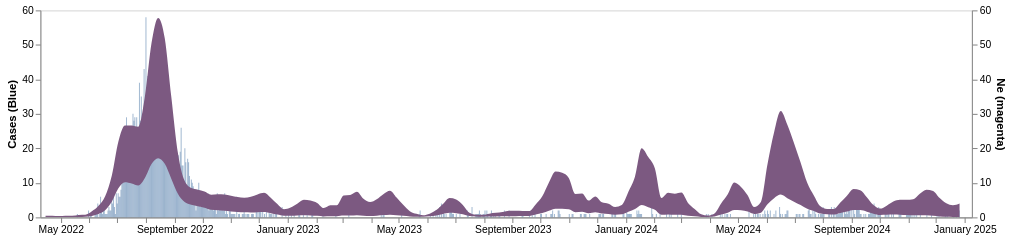

Here is the notebook cell this chart was saved with:
### Code cell
cases = alt.Chart(la_mpox_cases_df).mark_bar(interpolate='monotone', opacity = 0.5, size = 1).encode(
    alt.X('date:T', axis=alt.Axis(title="", tickCount = "month",grid=False, format="%B %Y")),
    alt.Y('cases',axis=alt.Axis(title="Cases (Blue)", grid=False))
).properties(
    width=900,
    height=200
)

(cases + line_ne).resolve_scale(y = "independent")

### Figure 1 — Vega-Lite specification as saved in the notebook (floating-point values rounded to 4 significant figures; data arrays with more than 128 entries replaced by an {"elided": "..."} marker saying what was removed)
{"config": {"view": {"continuousWidth": 400, "continuousHeight": 300}}, "layer": [{"data": {"name": "data-ea58474a8d637ca6235815f3f4663eb3"}, "mark": {"type": "bar", "interpolate": "monotone", "opacity": 0.5, "size": 1}, "encoding": {"x": {"axis": {"format": "%B %Y", "grid": false, "tickCount": "month", "title": ""}, "field": "date", "type": "temporal"}, "y": {"axis": {"grid": false, "title": "Cases (Blue)"}, "field": "cases", "type": "quantitative"}}, "height": 200, "width": 900}, {"data": {"name": "data-4f4a3b51f379386580dcd9bedf042f12"}, "mark": {"type": "area", "clip": true, "color": "#7c5981", "interpolate": "monotone", "opacity": 1}, "encoding": {"x": {"axis": {"format": "%b %Y", "grid": false, "tickCount": "month", "title": ""}, "field": "date", "type": "temporal"}, "y": {"axis": {"grid": false, "title": "Ne (magenta)"}, "field": "lower_hpd_linear_50_MA", "scale": {"domain": [0, 60]}, "type": "quantitative"}, "y2": {"field": "upper_hpd_linear_50_MA"}}, "height": 200, "width": 900}], "resolve": {"scale": {"y": "independent"}}, "$schema": "https://vega.github.io/schema/vega-lite/v4.17.0.json", "datasets": {"data-ea58474a8d637ca6235815f3f4663eb3": {"elided": "961 records"}, "data-4f4a3b51f379386580dcd9bedf042f12": {"elided": "139 records"}}}
